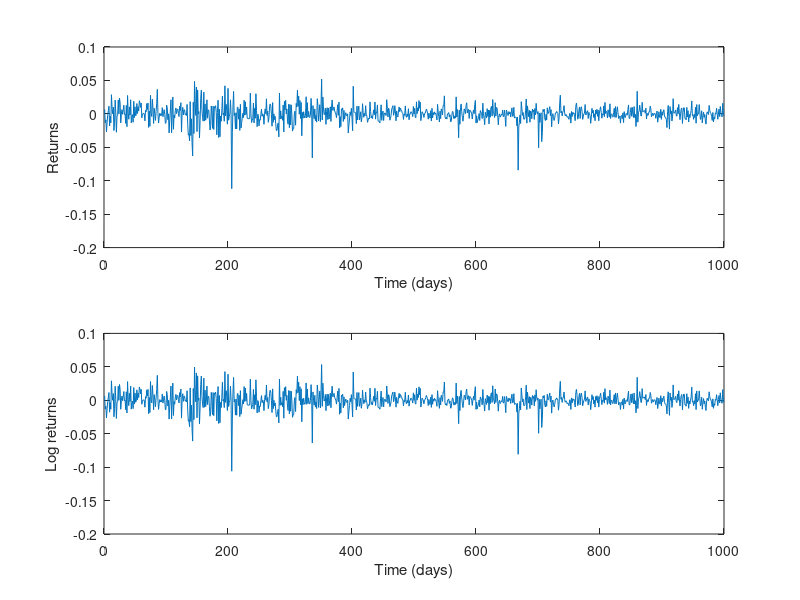

Recreate this plot in MATLAB.
% ---------------------------------------------------------------------
% Book:        SFS
% ---------------------------------------------------------------------
% Quantlet:    SFScola3
% ---------------------------------------------------------------------
% Description: SFScola3 reads daily stock prices for Coca-Cola company
%              from 2 January 2002 to 30 November 2004 and plots
%              the time series of returns (r1) and log returns (r2)
%              Corresponds to exercise 13.20(4.) in SFS
% ---------------------------------------------------------------------
% Usage:       -
% ---------------------------------------------------------------------
% Inputs:      none
% ---------------------------------------------------------------------
% Output:      Time series plots        
% ---------------------------------------------------------------------
% Example:     -
% ---------------------------------------------------------------------
% Author:      Julius Mungo, Andrija Mihoci  20110201
% ---------------------------------------------------------------------

clear all
close all
clc


x  = load('Coca_cola.txt');                             % Stock prices
r1 = diff(x)./x(2 : end, :);                           % Returns
r2 = diff(log(x));                                     % Log returns
subplot(2, 1, 1), plot(r1);                            % Time series r1
xlabel('Time (days)'); ylabel('Returns');              % x and y labels
subplot(2, 1, 2), plot(r2);                            % Time series r2
xlabel('Time (days)'); ylabel('Log returns');          % x and y labels


